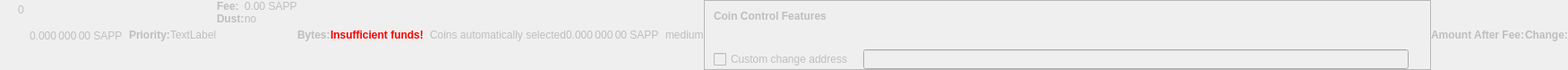
    <widget class="QWidget" name="dummyHideWidget" native="true">
     <property name="enabled">
      <bool>false</bool>
     </property>
     <property name="maximumSize">
      <size>
       <width>100</width>
       <height>22</height>
      </size>
     </property>
     <layout class="QHBoxLayout" name="dummyHideLayout">
      <property name="spacing">
       <number>0</number>
      </property>
      <property name="leftMargin">
       <number>0</number>
      </property>
      <property name="topMargin">
       <number>0</number>
      </property>
      <property name="rightMargin">
       <number>0</number>
      </property>
      <property name="bottomMargin">
       <number>0</number>
      </property>
      <item>
       <layout class="QFormLayout" name="formLayoutCoinControl1">
        <property name="horizontalSpacing">
         <number>10</number>
        </property>
        <property name="verticalSpacing">
         <number>14</number>
        </property>
        <property name="leftMargin">
         <number>10</number>
        </property>
        <property name="topMargin">
         <number>4</number>
        </property>
        <property name="rightMargin">
         <number>6</number>
        </property>
        <item row="0" column="1">
         <widget class="QLabel" name="labelCoinControlBytes">
          <property name="cursor">
           <cursorShape>IBeamCursor</cursorShape>
          </property>
          <property name="contextMenuPolicy">
           <enum>Qt::ActionsContextMenu</enum>
          </property>
          <property name="text">
           <string notr="true">0</string>
          </property>
          <property name="textInteractionFlags">
           <set>Qt::LinksAccessibleByMouse|Qt::TextSelectableByKeyboard|Qt::TextSelectableByMouse</set>
          </property>
         </widget>
        </item>
       </layout>
      </item>
      <item>
       <widget class="QLabel" name="labelCoinControlAfterFee">
        <property name="enabled">
         <bool>false</bool>
        </property>
        <property name="sizePolicy">
         <sizepolicy hsizetype="Fixed" vsizetype="Fixed">
          <horstretch>0</horstretch>
          <verstretch>0</verstretch>
         </sizepolicy>
        </property>
        <property name="minimumSize">
         <size>
          <width>111</width>
          <height>12</height>
         </size>
        </property>
        <property name="maximumSize">
         <size>
          <width>111</width>
          <height>12</height>
         </size>
        </property>
        <property name="cursor">
         <cursorShape>IBeamCursor</cursorShape>
        </property>
        <property name="contextMenuPolicy">
         <enum>Qt::ActionsContextMenu</enum>
        </property>
        <property name="text">
         <string notr="true">0.000 000 00 SAPP</string>
        </property>
        <property name="textInteractionFlags">
         <set>Qt::LinksAccessibleByMouse|Qt::TextSelectableByKeyboard|Qt::TextSelectableByMouse</set>
        </property>
       </widget>
      </item>
      <item>
       <widget class="QLabel" name="labelCoinControlPriorityText">
        <property name="enabled">
         <bool>false</bool>
        </property>
        <property name="font">
         <font>
          <weight>75</weight>
          <bold>true</bold>
         </font>
        </property>
        <property name="text">
         <string>Priority:</string>
        </property>
       </widget>
      </item>
      <item>
       <layout class="QHBoxLayout" name="horizontalLayout">
        <item>
         <widget class="QLabel" name="WarningLabel">
          <property name="text">
           <string>TextLabel</string>
          </property>
         </widget>
        </item>
       </layout>
      </item>
      <item>
       <layout class="QFormLayout" name="formLayoutCoinControl3">
        <property name="horizontalSpacing">
         <number>0</number>
        </property>
        <property name="verticalSpacing">
         <number>0</number>
        </property>
        <property name="leftMargin">
         <number>0</number>
        </property>
        <property name="topMargin">
         <number>0</number>
        </property>
        <property name="rightMargin">
         <number>0</number>
        </property>
        <item row="0" column="0">
         <widget class="QLabel" name="labelCoinControlFeeText">
          <property name="enabled">
           <bool>false</bool>
          </property>
          <property name="font">
           <font>
            <weight>75</weight>
            <bold>true</bold>
           </font>
          </property>
          <property name="text">
           <string>Fee:</string>
          </property>
          <property name="margin">
           <number>0</number>
          </property>
         </widget>
        </item>
        <item row="0" column="1">
         <widget class="QLabel" name="labelCoinControlFee">
          <property name="enabled">
           <bool>false</bool>
          </property>
          <property name="cursor">
           <cursorShape>IBeamCursor</cursorShape>
          </property>
          <property name="contextMenuPolicy">
           <enum>Qt::ActionsContextMenu</enum>
          </property>
          <property name="text">
           <string notr="true">0.00 SAPP</string>
          </property>
          <property name="textInteractionFlags">
           <set>Qt::LinksAccessibleByMouse|Qt::TextSelectableByKeyboard|Qt::TextSelectableByMouse</set>
          </property>
         </widget>
        </item>
        <item row="1" column="0">
         <widget class="QLabel" name="labelCoinControlLowOutputText">
          <property name="enabled">
           <bool>false</bool>
          </property>
          <property name="font">
           <font>
            <weight>75</weight>
            <bold>true</bold>
           </font>
          </property>
          <property name="text">
           <string>Dust:</string>
          </property>
         </widget>
        </item>
        <item row="1" column="1">
         <widget class="QLabel" name="labelCoinControlLowOutput">
          <property name="enabled">
           <bool>false</bool>
          </property>
          <property name="cursor">
           <cursorShape>IBeamCursor</cursorShape>
          </property>
          <property name="contextMenuPolicy">
           <enum>Qt::ActionsContextMenu</enum>
          </property>
          <property name="text">
           <string>no</string>
          </property>
          <property name="textInteractionFlags">
           <set>Qt::LinksAccessibleByMouse|Qt::TextSelectableByKeyboard|Qt::TextSelectableByMouse</set>
          </property>
         </widget>
        </item>
       </layout>
      </item>
      <item>
       <widget class="QLabel" name="labelCoinControlBytesText">
        <property name="enabled">
         <bool>false</bool>
        </property>
        <property name="font">
         <font>
          <weight>75</weight>
          <bold>true</bold>
         </font>
        </property>
        <property name="text">
         <string>Bytes:</string>
        </property>
       </widget>
      </item>
      <item>
       <layout class="QFormLayout" name="formLayoutCoinControl2">
        <property name="horizontalSpacing">
         <number>0</number>
        </property>
        <property name="verticalSpacing">
         <number>0</number>
        </property>
        <property name="leftMargin">
         <number>0</number>
        </property>
        <property name="topMargin">
         <number>0</number>
        </property>
        <property name="rightMargin">
         <number>0</number>
        </property>
       </layout>
      </item>
      <item>
       <layout class="QHBoxLayout" name="horizontalLayoutCoinControl2">
        <property name="spacing">
         <number>0</number>
        </property>
        <property name="bottomMargin">
         <number>0</number>
        </property>
       </layout>
      </item>
      <item>
       <widget class="QLabel" name="labelCoinControlInsuffFunds">
        <property name="enabled">
         <bool>false</bool>
        </property>
        <property name="minimumSize">
         <size>
          <width>0</width>
          <height>0</height>
         </size>
        </property>
        <property name="font">
         <font>
          <weight>75</weight>
          <bold>true</bold>
         </font>
        </property>
        <property name="styleSheet">
         <string notr="true">color:red;font-weight:bold;</string>
        </property>
        <property name="text">
         <string>Insufficient funds!</string>
        </property>
        <property name="margin">
         <number>5</number>
        </property>
       </widget>
      </item>
      <item>
       <layout class="QFormLayout" name="formLayoutCoinControl4">
        <property name="horizontalSpacing">
         <number>0</number>
        </property>
        <property name="verticalSpacing">
         <number>0</number>
        </property>
        <property name="leftMargin">
         <number>0</number>
        </property>
        <property name="topMargin">
         <number>0</number>
        </property>
        <property name="rightMargin">
         <number>0</number>
        </property>
       </layout>
      </item>
      <item>
       <widget class="QLabel" name="labelCoinControlChangeLabel">
        <property name="enabled">
         <bool>false</bool>
        </property>
        <property name="sizePolicy">
         <sizepolicy hsizetype="Preferred" vsizetype="Expanding">
          <horstretch>0</horstretch>
          <verstretch>0</verstretch>
         </sizepolicy>
        </property>
        <property name="minimumSize">
         <size>
          <width>0</width>
          <height>0</height>
         </size>
        </property>
        <property name="text">
         <string/>
        </property>
        <property name="margin">
         <number>3</number>
        </property>
       </widget>
      </item>
      <item>
       <widget class="QLabel" name="labelCoinControlAutomaticallySelected">
        <property name="enabled">
         <bool>false</bool>
        </property>
        <property name="sizePolicy">
         <sizepolicy hsizetype="Fixed" vsizetype="Fixed">
          <horstretch>0</horstretch>
          <verstretch>0</verstretch>
         </sizepolicy>
        </property>
        <property name="minimumSize">
         <size>
          <width>0</width>
          <height>0</height>
         </size>
        </property>
        <property name="maximumSize">
         <size>
          <width>240</width>
          <height>16777215</height>
         </size>
        </property>
        <property name="text">
         <string>Coins automatically selected</string>
        </property>
        <property name="margin">
         <number>5</number>
        </property>
       </widget>
      </item>
      <item>
       <widget class="QLabel" name="labelCoinControlChange">
        <property name="enabled">
         <bool>false</bool>
        </property>
        <property name="sizePolicy">
         <sizepolicy hsizetype="Fixed" vsizetype="Fixed">
          <horstretch>0</horstretch>
          <verstretch>0</verstretch>
         </sizepolicy>
        </property>
        <property name="minimumSize">
         <size>
          <width>111</width>
          <height>0</height>
         </size>
        </property>
        <property name="maximumSize">
         <size>
          <width>111</width>
          <height>16777215</height>
         </size>
        </property>
        <property name="cursor">
         <cursorShape>IBeamCursor</cursorShape>
        </property>
        <property name="contextMenuPolicy">
         <enum>Qt::ActionsContextMenu</enum>
        </property>
        <property name="text">
         <string notr="true">0.000 000 00 SAPP</string>
        </property>
        <property name="textInteractionFlags">
         <set>Qt::LinksAccessibleByMouse|Qt::TextSelectableByKeyboard|Qt::TextSelectableByMouse</set>
        </property>
       </widget>
      </item>
      <item>
       <widget class="QLabel" name="labelCoinControlPriority">
        <property name="enabled">
         <bool>false</bool>
        </property>
        <property name="cursor">
         <cursorShape>IBeamCursor</cursorShape>
        </property>
        <property name="contextMenuPolicy">
         <enum>Qt::ActionsContextMenu</enum>
        </property>
        <property name="text">
         <string>medium</string>
        </property>
        <property name="textInteractionFlags">
         <set>Qt::LinksAccessibleByMouse|Qt::TextSelectableByKeyboard|Qt::TextSelectableByMouse</set>
        </property>
       </widget>
      </item>
      <item>
       <widget class="QFrame" name="frameCoinControl">
        <property name="sizePolicy">
         <sizepolicy hsizetype="Expanding" vsizetype="Expanding">
          <horstretch>0</horstretch>
          <verstretch>0</verstretch>
         </sizepolicy>
        </property>
        <property name="maximumSize">
         <size>
          <width>16777215</width>
          <height>16777215</height>
         </size>
        </property>
        <property name="frameShape">
         <enum>QFrame::StyledPanel</enum>
        </property>
        <property name="frameShadow">
         <enum>QFrame::Sunken</enum>
        </property>
        <layout class="QVBoxLayout" name="verticalLayoutCoinControl2_2">
         <property name="spacing">
          <number>0</number>
         </property>
         <property name="leftMargin">
          <number>0</number>
         </property>
         <property name="topMargin">
          <number>0</number>
         </property>
         <property name="rightMargin">
          <number>0</number>
         </property>
         <property name="bottomMargin">
          <number>0</number>
         </property>
         <item>
          <layout class="QVBoxLayout" name="verticalLayoutCoinControl" stretch="0,0,0,1">
           <property name="spacing">
            <number>0</number>
           </property>
           <property name="leftMargin">
            <number>10</number>
           </property>
           <property name="topMargin">
            <number>10</number>
           </property>
           <item>
            <layout class="QHBoxLayout" name="horizontalLayoutCoinControl1">
             <property name="bottomMargin">
              <number>15</number>
             </property>
             <item>
              <widget class="QLabel" name="labelCoinControlFeatures">
               <property name="enabled">
                <bool>false</bool>
               </property>
               <property name="sizePolicy">
                <sizepolicy hsizetype="Preferred" vsizetype="Maximum">
                 <horstretch>0</horstretch>
                 <verstretch>0</verstretch>
                </sizepolicy>
               </property>
               <property name="font">
                <font>
                 <weight>75</weight>
                 <bold>true</bold>
                </font>
               </property>
               <property name="styleSheet">
                <string notr="true">font-weight:bold;</string>
               </property>
               <property name="text">
                <string>Coin Control Features</string>
               </property>
              </widget>
             </item>
            </layout>
           </item>
           <item>
            <widget class="QWidget" name="widgetCoinControl" native="true">
             <property name="sizePolicy">
              <sizepolicy hsizetype="Preferred" vsizetype="Preferred">
               <horstretch>0</horstretch>
               <verstretch>0</verstretch>
              </sizepolicy>
             </property>
             <property name="minimumSize">
              <size>
               <width>0</width>
               <height>0</height>
              </size>
             </property>
             <property name="styleSheet">
              <string notr="true"/>
             </property>
             <layout class="QHBoxLayout" name="horizontalLayoutCoinControl5_2">
              <property name="leftMargin">
               <number>0</number>
              </property>
              <property name="topMargin">
               <number>0</number>
              </property>
              <property name="rightMargin">
               <number>0</number>
              </property>
              <property name="bottomMargin">
               <number>0</number>
              </property>
              <item>
               <layout class="QHBoxLayout" name="horizontalLayoutCoinControl3">
                <property name="spacing">
                 <number>20</number>
                </property>
                <property name="topMargin">
                 <number>0</number>
                </property>
                <property name="bottomMargin">
                 <number>10</number>
                </property>
               </layout>
              </item>
             </layout>
            </widget>
           </item>
           <item>
            <layout class="QHBoxLayout" name="horizontalLayoutCoinControl4" stretch="0,0,0">
             <property name="spacing">
              <number>12</number>
             </property>
             <property name="sizeConstraint">
              <enum>QLayout::SetDefaultConstraint</enum>
             </property>
             <property name="topMargin">
              <number>5</number>
             </property>
             <property name="rightMargin">
              <number>5</number>
             </property>
             <item>
              <widget class="QCheckBox" name="checkBoxCoinControlChange">
               <property name="enabled">
                <bool>false</bool>
               </property>
               <property name="toolTip">
                <string>If this is activated, but the change address is empty or invalid, change will be sent to a newly generated address.</string>
               </property>
               <property name="text">
                <string>Custom change address</string>
               </property>
              </widget>
             </item>
             <item>
              <widget class="QValidatedLineEdit" name="lineEditCoinControlChange">
               <property name="enabled">
                <bool>false</bool>
               </property>
               <property name="sizePolicy">
                <sizepolicy hsizetype="Expanding" vsizetype="Fixed">
                 <horstretch>0</horstretch>
                 <verstretch>0</verstretch>
                </sizepolicy>
               </property>
              </widget>
             </item>
             <item>
              <widget class="QLabel" name="labelCoinControlChangeLabel_2">
               <property name="sizePolicy">
                <sizepolicy hsizetype="Preferred" vsizetype="Expanding">
                 <horstretch>0</horstretch>
                 <verstretch>0</verstretch>
                </sizepolicy>
               </property>
               <property name="minimumSize">
                <size>
                 <width>0</width>
                 <height>0</height>
                </size>
               </property>
               <property name="text">
                <string/>
               </property>
               <property name="margin">
                <number>3</number>
               </property>
              </widget>
             </item>
            </layout>
           </item>
           <item>
            <spacer name="verticalSpacerCoinControl">
             <property name="orientation">
              <enum>Qt::Vertical</enum>
             </property>
             <property name="sizeHint" stdset="0">
              <size>
               <width>800</width>
               <height>1</height>
              </size>
             </property>
            </spacer>
           </item>
          </layout>
         </item>
        </layout>
       </widget>
      </item>
      <item>
       <widget class="QLabel" name="labelCoinControlAfterFeeText">
        <property name="enabled">
         <bool>false</bool>
        </property>
        <property name="minimumSize">
         <size>
          <width>0</width>
          <height>0</height>
         </size>
        </property>
        <property name="maximumSize">
         <size>
          <width>16777215</width>
          <height>16777215</height>
         </size>
        </property>
        <property name="font">
         <font>
          <weight>75</weight>
          <bold>true</bold>
         </font>
        </property>
        <property name="text">
         <string>Amount After Fee:</string>
        </property>
        <property name="alignment">
         <set>Qt::AlignLeading|Qt::AlignLeft|Qt::AlignVCenter</set>
        </property>
        <property name="margin">
         <number>0</number>
        </property>
       </widget>
      </item>
      <item>
       <widget class="QLabel" name="labelCoinControlChangeText">
        <property name="enabled">
         <bool>false</bool>
        </property>
        <property name="sizePolicy">
         <sizepolicy hsizetype="Preferred" vsizetype="Preferred">
          <horstretch>0</horstretch>
          <verstretch>0</verstretch>
         </sizepolicy>
        </property>
        <property name="minimumSize">
         <size>
          <width>0</width>
          <height>0</height>
         </size>
        </property>
        <property name="maximumSize">
         <size>
          <width>16777215</width>
          <height>16777215</height>
         </size>
        </property>
        <property name="font">
         <font>
          <weight>75</weight>
          <bold>true</bold>
         </font>
        </property>
        <property name="text">
         <string>Change:</string>
        </property>
        <property name="alignment">
         <set>Qt::AlignLeading|Qt::AlignLeft|Qt::AlignVCenter</set>
        </property>
       </widget>
      </item>
     </layout>
    </widget>
